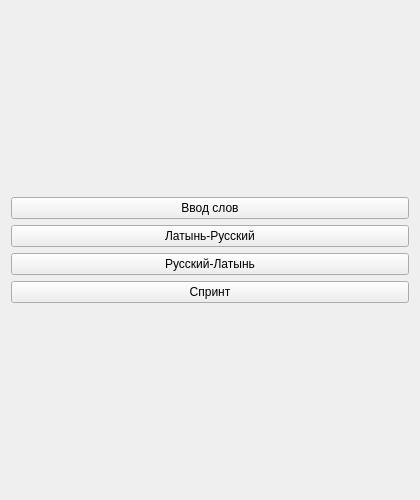
<?xml version="1.0" encoding="UTF-8"?>
<ui version="4.0">
 <class>trainingwindow</class>
 <widget class="QWidget" name="trainingwindow">
  <property name="geometry">
   <rect>
    <x>0</x>
    <y>0</y>
    <width>420</width>
    <height>500</height>
   </rect>
  </property>
  <property name="windowTitle">
   <string>Form</string>
  </property>
  <layout class="QGridLayout" name="gridLayout">
   <item row="0" column="0">
    <layout class="QVBoxLayout" name="verticalLayout_2">
     <item>
      <widget class="QPushButton" name="enter_word">
       <property name="text">
        <string>Ввод слов</string>
       </property>
      </widget>
     </item>
     <item>
      <widget class="QPushButton" name="lat_rus">
       <property name="text">
        <string>Латынь-Русский</string>
       </property>
      </widget>
     </item>
     <item>
      <widget class="QPushButton" name="rus_lat">
       <property name="text">
        <string>Русский-Латынь</string>
       </property>
      </widget>
     </item>
     <item>
      <widget class="QPushButton" name="sprint">
       <property name="text">
        <string>Спринт</string>
       </property>
      </widget>
     </item>
    </layout>
   </item>
  </layout>
 </widget>
 <resources/>
 <connections/>
</ui>
